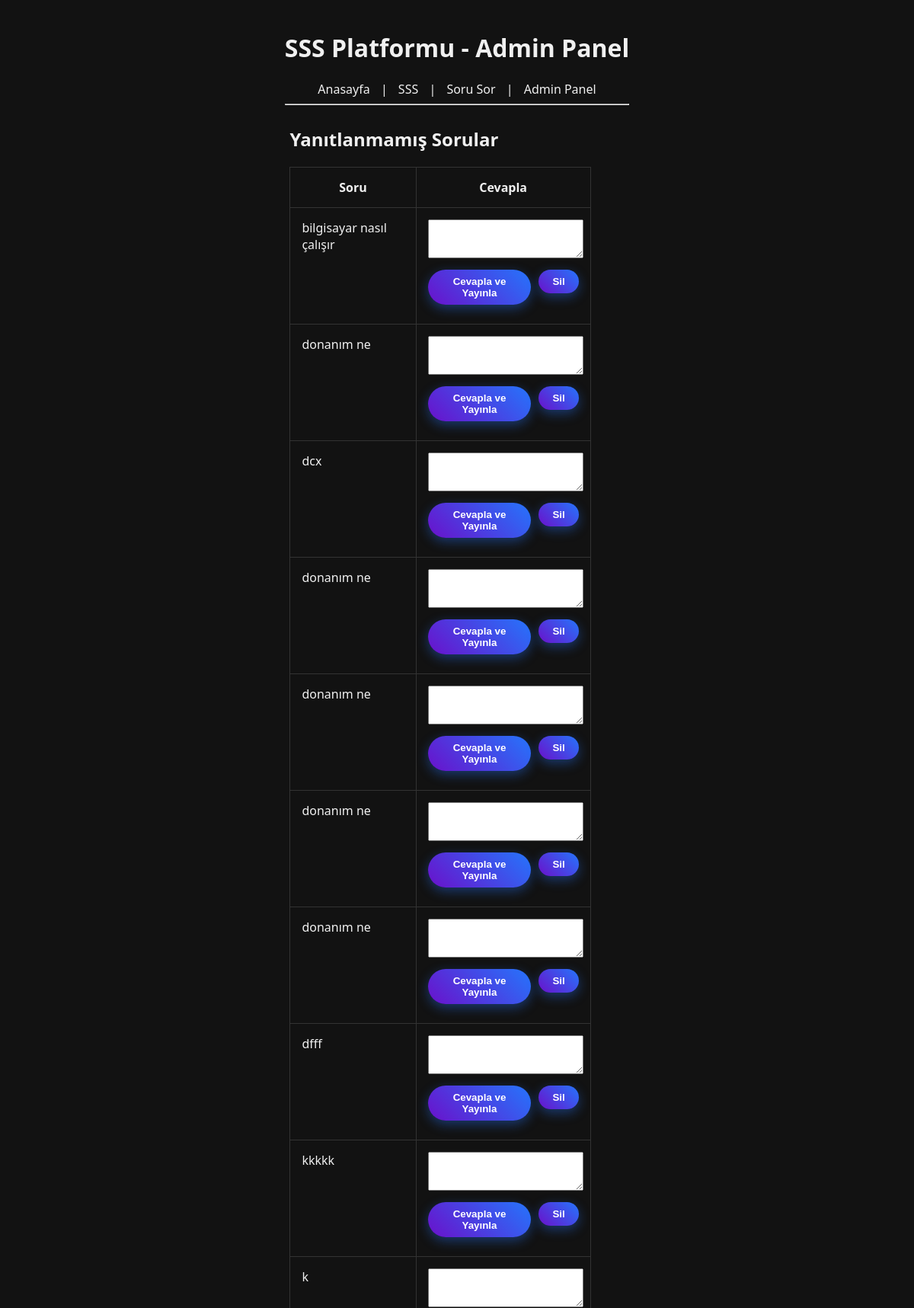
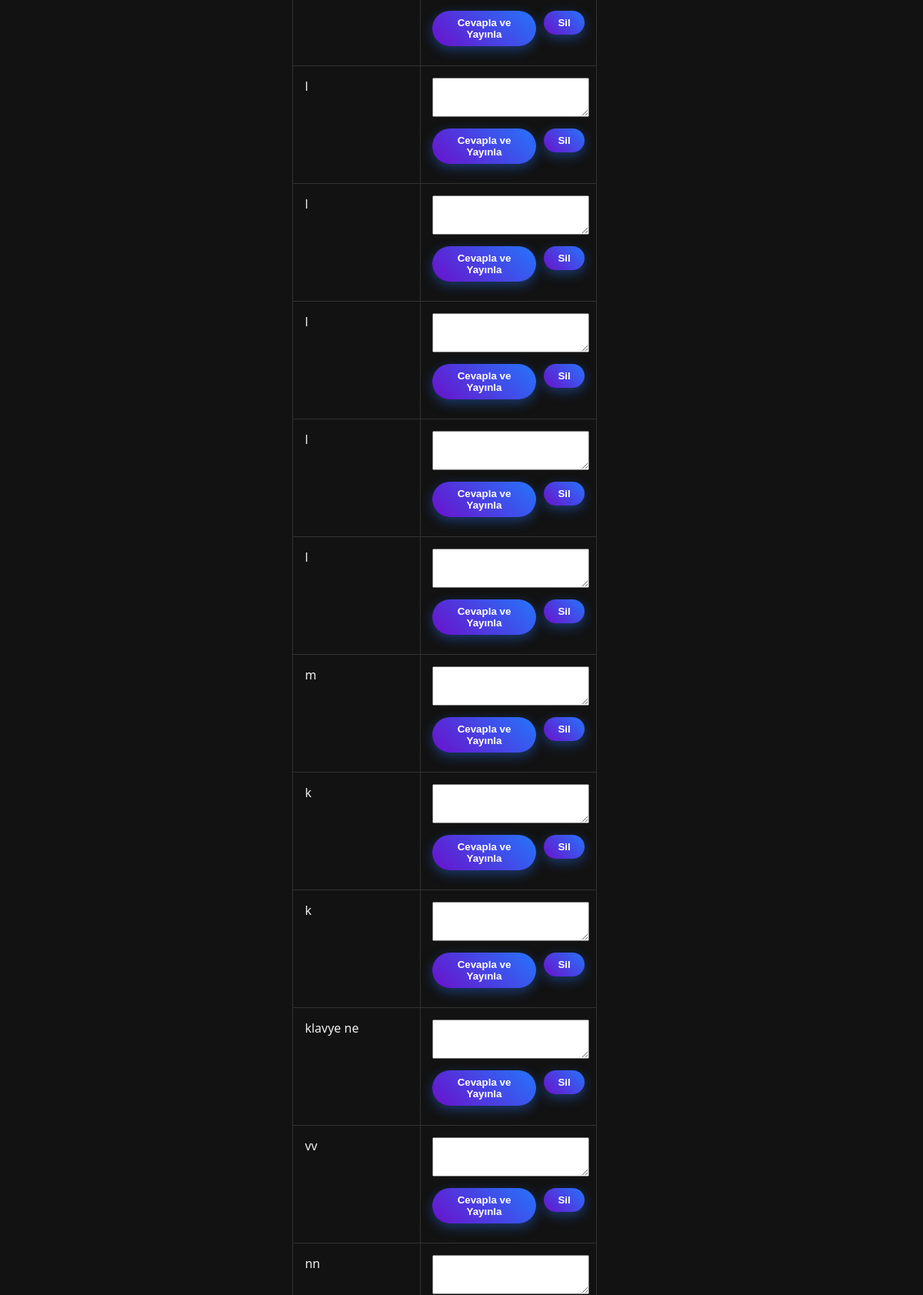
Page /admin_panel/ (upper part) on the committed database (2 pictures, top to bottom).
### web/models.py (models this page shows, shortened)
class QuestionRequest(models.Model):
    question_text = models.TextField(verbose_name="Soru")
    created_by = models.ForeignKey(User, on_delete=models.CASCADE, verbose_name="Soran Kullanıcı")
    category = models.ForeignKey(Category, on_delete=models.SET_NULL, null=True, blank=True)  # Eğer kategori varsa
    created_at = models.DateTimeField(auto_now_add=True)
    is_answered = models.BooleanField(default=False)

### web/views.py (the view, shortened to what this page needs)
# urls.py: path('admin_panel/', views.admin_panel, name='admin_panel'),
def admin_panel(request):
    pending_questions = QuestionRequest.objects.filter(is_answered=False)
    return render(request, 'web/admin_panel.html', {'pending_questions': pending_questions})

### web/templates/web/admin_panel.html (shortened to what this page needs)
<!DOCTYPE html>
<html lang="tr">
<head>
</head>
<body>
<header>
    <h1>SSS Platformu - Admin Panel</h1>
    <nav>
        <a href="{% url 'home' %}">Anasayfa</a> |
        <a href="{% url 'sss' %}">SSS</a> |
        <a href="{% url 'ask_question' %}">Soru Sor</a> |
        <a href="{% url 'admin_panel' %}">Admin Panel</a>
    </nav>
    <hr>
</header>
<main>
    <h2>Yanıtlanmamış Sorular</h2>
    {% if pending_questions %}
    <table>
        <tr>
            <th>Soru</th>
            <th>Cevapla</th>
        </tr>
        {% for q in pending_questions %}
        <tr>
            <td>{{ q.question_text }}</td>
            <td>
                <form method="post" style="margin-bottom: 10px;">
                    <textarea name="answer" required rows="3"></textarea>
                    <div class="button-group">
                        <button type="submit">Cevapla ve Yayınla</button>
                </form>
                <form method="post" action="{% url 'delete_question' q.id %}">
                    <button type="submit" onclick="return confirm('Bu soruyu silmek istediğinizden emin misiniz?')">Sil</button>
                </form>
            </td>
        </tr>
        {% endfor %}
    </table>
    {% else %}
        <p>Şu anda yanıtlanmamış soru yok.</p>
    {% endif %}
</main>
</body>
</html>

### web/templates/web/admin_panel.html (style rules this page uses)
body { background: #121212; color: #f0f0f0; font-family: 'Segoe UI', Tahoma, Geneva, Verdana, sans-serif; display: flex; flex-direction: column; align-items: center; margin: 0; padding: 20px; animation: fadeIn 1.5s ease forwards; }
header, footer { text-align: center; }
nav a { color: #f0f0f0; margin: 0 10px; text-decoration: none; }
table { width: 90%; border-collapse: collapse; margin-top: 20px; }
th, td { border: 1px solid #333; padding: 15px; vertical-align: top; }
textarea { width: 100%; resize: vertical; }
.button-group { display: flex; gap: 10px; margin-top: 10px; }
button { background: linear-gradient(45deg, #6a11cb, #2575fc); border: none; border-radius: 25px; padding: 8px 18px; color: white; font-weight: 600; cursor: pointer; box-shadow: 0 5px 15px rgba(37, 117, 252, 0.4); transition: background 0.3s ease, transform 0.2s ease; }

### rows in the picture
QuestionRequest: question_text "bilgisayar nasıl çalışır"
QuestionRequest: question_text "donanım ne"
QuestionRequest: question_text "dcx"
QuestionRequest: question_text "donanım ne"
QuestionRequest: question_text "donanım ne"
QuestionRequest: question_text "donanım ne"
QuestionRequest: question_text "donanım ne"
QuestionRequest: question_text "dfff"
QuestionRequest: question_text "kkkkk"
QuestionRequest: question_text "k"
QuestionRequest: question_text "l"
QuestionRequest: question_text "l"
QuestionRequest: question_text "l"
QuestionRequest: question_text "l"
QuestionRequest: question_text "l"
QuestionRequest: question_text "m"
QuestionRequest: question_text "k"
QuestionRequest: question_text "k"
QuestionRequest: question_text "klavye ne"
QuestionRequest: question_text "vv"
QuestionRequest: question_text "nn"
